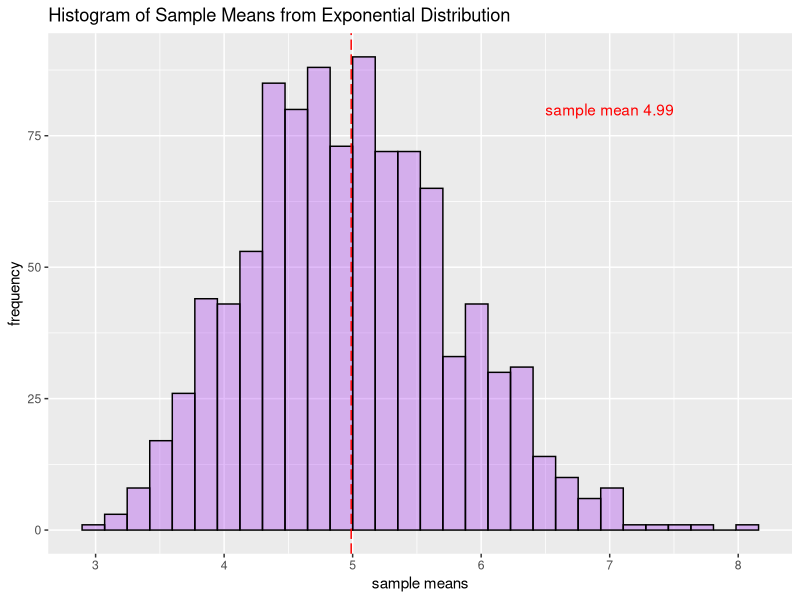
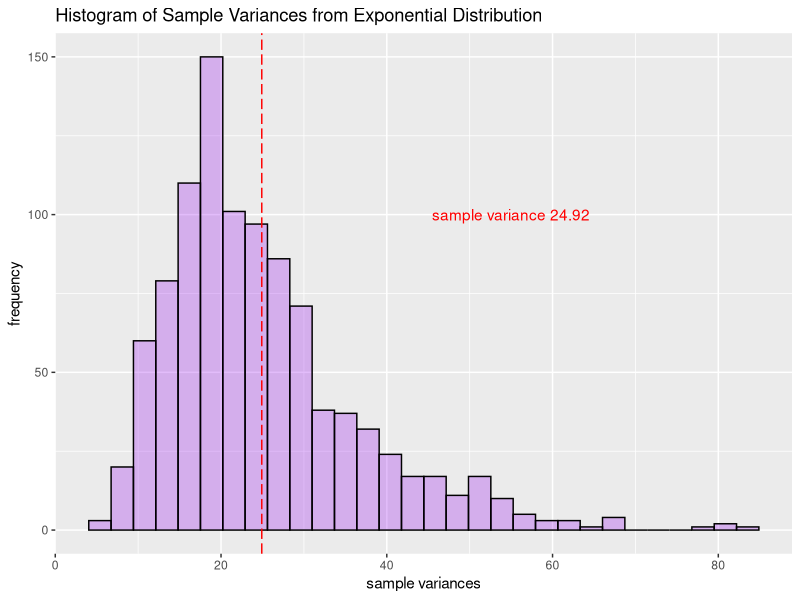

Write R code to recreate these figures, in order. (Note: this script raises an error after producing the figures.)
## ---- chunk 1
# set our runtime environment and global defaults.
require(knitr, quietly = TRUE)
require(ggplot2, quietly = TRUE)
knitr::opts_chunk$set(echo = FALSE, cache = TRUE, cache.path = "cache/", fig.path = "figure/", fig.align="center")
options(rstudio.markdownToHTML =
    function(inputFile, outputFile) {
        require(markdown)
        markdownToHTML(inputFile, outputFile, stylesheet="custom.css")
    }
)
## ---- chunk 2
set.seed(040)       # seed for random number generation
lambda <- 0.2       # exponential rate parameter
observ <- 40        # number of observations from exponential distribution
samples <- 1000     # number of samples of observations
# simulated data 1000 sample rows by 40 observation columns ...
simdata <- matrix(sapply(1:samples, function(x) rexp(observ, lambda)), samples, observ)
simmeans <- apply(simdata, 1, function (x) mean(x[]))   # mean of each sample
simvars <- apply(simdata, 1, function (x) var(x[]))     # variance of each sample
mu = 1/lambda                                           # theoretical mean
se = sqrt(1/lambda^2)/sqrt(observ)                      # theoretical standard error
simnormals <- apply(simdata, 1, function (x) (mean(x[]) - mu)/se) # normalised samples
# put into data frame for use in plots ...
simdf <- data.frame(means = simmeans, vars = simvars, normals = simnormals)
## ---- chunk 3
ggplot(simdf, aes(x=means)) +
    geom_histogram(colour = "black", fill = "purple", alpha = 0.3) +
    geom_vline(xintercept = mean(simdf$means), colour = "red", linetype = "longdash") +
    annotate("text", label = paste("sample mean", round(mean(simdf$means), 2)), x = 7, y = 80, colour = "red") +
    labs(x = "sample means", y = "frequency") +
    ggtitle("Histogram of Sample Means from Exponential Distribution")
## ---- chunk 4
simvar <- mean(simdf$vars)
ggplot(simdf, aes(x=vars)) +
    geom_histogram(colour = "black", fill = "purple", alpha = 0.3) +
    geom_vline(xintercept = simvar, colour = "red", linetype = "longdash") +
    annotate("text", label = paste("sample variance", round(simvar, 2)), x = 55, y = 100, colour = "red") +
    labs(x = "sample variances", y = "frequency") +
    ggtitle("Histogram of Sample Variances from Exponential Distribution")
## ---- chunk 5
ggplot(data = simdf, aes(normals)) +
    geom_histogram(aes(y = ..density..), colour = "black", fill = "purple", alpha = 0.3) +
    geom_line(aes(y = ..density..), stat = "density", size = 1) +
    stat_function(fun = dnorm, colour = "red", size = 1, aes(x = c(-3, 3))) +
    labs(x = "normalised sample averages") +
    annotate("text", label = "reference: standard normal", x = 2.5, y = 0.35, colour = "red") +
    ggtitle("Density Histogram of Normalised Sample Averages")
## ---- chunk 6
qqnorm(simdf$normals)
qqline(simdf$normals, col = 2, lwd = 2)
